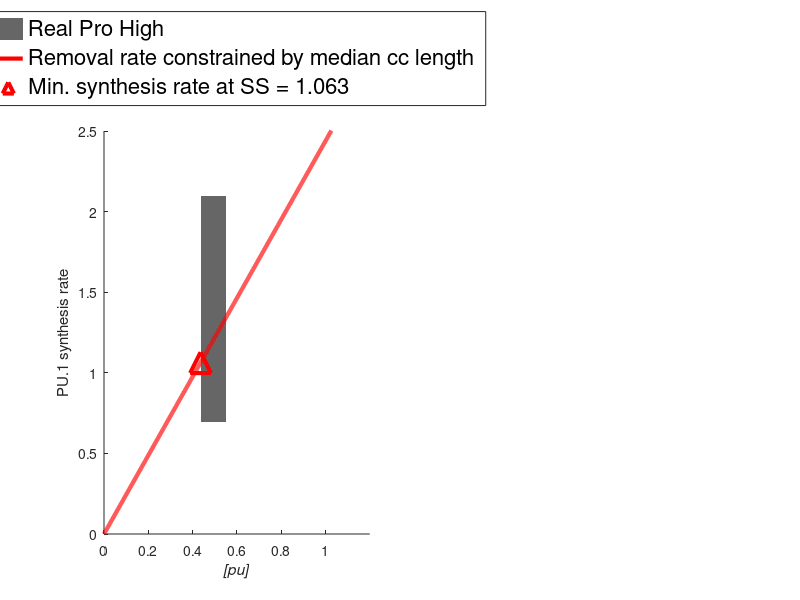

This chart was generated by the following MATLAB code: (Note: this script raises an error after producing the figure.)
%% this file is to show the reason why we decided to use the lower bound of pro
% high removal rate for optimization for all models
clear
clc
close all
load('error_prop_0216.mat');

lw = 3;
ms = 15;
fa = 0.6;
fs = 25;
fs_small = 16;

PH_removcolor = '#808080';
PH_patchcolor = 'k';
ss_ylim = 1.2;
prod_ylim = 2.5;

pu1_totest_conc = 0:0.0001:ss_ylim;

%% Range of [PU1] concentration in which we find intersection (color patch)
pu1_ProHigh_conc_range = conc_ratio_all(3,[1,3]);
pu1_ProHigh_prod_rate_range = prodRate_ratio_all(3,[1,3]);

f1 = [1 2 3 4];

% what if we combine production and [pu1] range?
color_patch_pu1_ProHigh_overall = [ pu1_ProHigh_conc_range(1) pu1_ProHigh_prod_rate_range(1); pu1_ProHigh_conc_range(2) pu1_ProHigh_prod_rate_range(1); pu1_ProHigh_conc_range(2) pu1_ProHigh_prod_rate_range(2); pu1_ProHigh_conc_range(1) pu1_ProHigh_prod_rate_range(2)]; % vertices of color patch

%% plot
close all
f = figure('Position',[293,212,1571,709]);
axis tight

subplot(1,2,1)
patch('Faces',f1,'Vertices',color_patch_pu1_ProHigh_overall,'FaceColor',PH_patchcolor,'EdgeColor','none','FaceAlpha',fa,'LineWidth',lw)
hold on
% 
% % plot_range_growthrate_patch(pu1_totest_conc,remRate_constant_ratio_all(3,3)*pu1_totest_conc,remRate_constant_ratio_all(3,1)*pu1_totest_conc,hex2rgb(PH_removcolor))
% plot_range_growthrate_patch(pu1_totest_conc,remRate_constant_ratio_all(3,3)*pu1_totest_conc,remRate_constant_ratio_all(3,1)*pu1_totest_conc,[1 0 0])
% hold on
plot(pu1_totest_conc,remRate_constant_ratio_all(3,2)*pu1_totest_conc,'LineWidth',lw,'Color','r')
% hold on
% plot(pu1_totest_conc,remRate_constant_ratio_all(3,1)*pu1_totest_conc,'LineWidth',lw,'Color','b')
% hold on

ind_original = find(abs(pu1_totest_conc- conc_ratio_all(3,1)) < 1e-4); % because of the resolution of pu1_totest_conc,
% this just helps finds the concentration that is the lower bound of PU1gfp

% plot where the median removal rate will be if constrained by pu1 conc of
% pro high
plot(pu1_ProHigh_conc_range(1),remRate_constant_ratio_all(3,2)*pu1_ProHigh_conc_range(1),'LineStyle','none','Marker','^','LineWidth',lw,'MarkerFaceColor','none','MarkerEdgeColor','r','MarkerSize',ms)
hold on

% plot where the lower bound removal rate will be if constrained by pu1 conc of
% pro high
% yline(remRate_constant_ratio_all(3,1)*pu1_totest_conc(ind_original(1)),'Color','b','LineStyle','--','LineWidth',lw)

% final touch
xlim([0 ss_ylim])
ylim([0 prod_ylim])
xlabel('\it{[pu]}')
ylabel('PU.1 synthesis rate')

legend('Real Pro High','Removal rate constrained by median cc length',sprintf('Min. synthesis rate at SS = %.3f',remRate_constant_ratio_all(3,2)*pu1_ProHigh_conc_range(1)), ...
    'Location','northoutside','fontsize',fs_small)

ax = gca;
ax.Box = 'on';
ax.FontSize = fs;
%%
subplot(1,2,2)
patch('Faces',f1,'Vertices',color_patch_pu1_ProHigh_overall,'FaceColor',PH_patchcolor,'EdgeColor','none','FaceAlpha',fa,'LineWidth',lw)
hold on

plot(pu1_totest_conc,remRate_constant_ratio_all(3,1)*pu1_totest_conc,'LineWidth',lw,'Color','b')
hold on

% plot where the lower bound removal rate will be if constrained by pu1 conc of
% pro high
rmv_func = remRate_constant_ratio_all(3,1)*pu1_totest_conc;
mask1 = rmv_func<1;
mask2 = pu1_totest_conc>pu1_totest_conc(ind_original(1));

plot(pu1_totest_conc(logical(mask1.*mask2)), ...
    rmv_func(logical(mask1.*mask2)),'LineStyle','none','MarkerFaceColor','none','MarkerEdgeColor','b','LineWidth',lw,'Marker','^','MarkerSize',ms)

legend('Real Pro High','Removal rate constrained by 25% quantile cc length',...
    'All possible SS with synthesis rate < 1',...
    'Location','northoutside','fontsize',fs_small)

xlim([0 ss_ylim])
ylim([0 prod_ylim])
xlabel('\it{[pu]}')
ylabel('PU.1 synthesis rate')


ax = gca;
ax.Box = 'on';
ax.FontSize = fs;

exportgraphics(f,'ProHigh_LowerBound_Remv.tif','Resolution',300);
